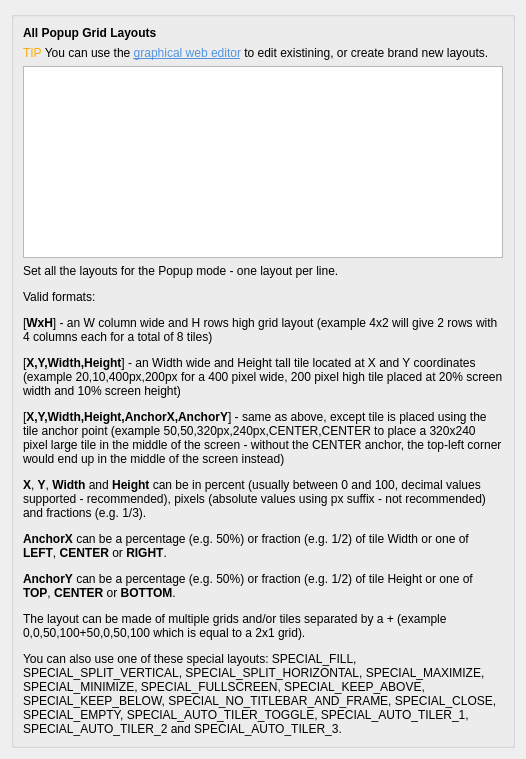
     <widget class="QWidget" name="tab_allPopupLayouts">
      <attribute name="icon">
       <iconset theme="input-tablet"/>
      </attribute>
      <attribute name="title">
       <string>All Layouts</string>
      </attribute>
      <layout class="QVBoxLayout" name="verticalLayout_whitelist">
       <item>
        <widget class="QGroupBox" name="groupBox_allPopupLayouts">
         <property name="title">
          <string/>
         </property>
         <layout class="QVBoxLayout" name="verticalLayout_applicationWhitelist">
          <item>
           <widget class="QLabel" name="label_59">
            <property name="text">
             <string>&lt;html&gt;&lt;head/&gt;&lt;body&gt;&lt;p&gt;&lt;span style=&quot; font-weight:700;&quot;&gt;All Popup Grid Layouts&lt;/span&gt;&lt;/p&gt;&lt;/body&gt;&lt;/html&gt;</string>
            </property>
           </widget>
          </item>
          <item>
           <widget class="QLabel" name="label_66">
            <property name="text">
             <string>&lt;html&gt;&lt;head/&gt;&lt;body&gt;&lt;p&gt;&lt;span style=&quot; color:#ffaa00;&quot;&gt;TIP&lt;/span&gt; You can use the &lt;a href=&quot;https://rxweb.epizy.com/mousetiler/editor.html&quot;&gt;&lt;span style=&quot; text-decoration: underline; color:#5294e2;&quot;&gt;graphical web editor&lt;/span&gt;&lt;/a&gt; to edit existining, or create brand new layouts.&lt;/p&gt;&lt;/body&gt;&lt;/html&gt;</string>
            </property>
            <property name="wordWrap">
             <bool>true</bool>
            </property>
            <property name="openExternalLinks">
             <bool>true</bool>
            </property>
           </widget>
          </item>
          <item>
           <widget class="QPlainTextEdit" name="kcfg_allPopupLayouts">
            <property name="sizePolicy">
             <sizepolicy hsizetype="Expanding" vsizetype="MinimumExpanding">
              <horstretch>0</horstretch>
              <verstretch>0</verstretch>
             </sizepolicy>
            </property>
            <property name="plainText">
             <string/>
            </property>
           </widget>
          </item>
          <item>
           <widget class="QLabel" name="label_allPopupLayoutsExplanation">
            <property name="text">
             <string>&lt;html&gt;&lt;head/&gt;&lt;body&gt;&lt;p&gt;Set all the layouts for the Popup mode - one layout per line.&lt;/p&gt;&lt;p&gt;Valid formats:&lt;/p&gt;&lt;p&gt;[&lt;span style=&quot; font-weight:700;&quot;&gt;WxH&lt;/span&gt;] - an W column wide and H rows high grid layout (example 4x2 will give 2 rows with 4 columns each for a total of 8 tiles)&lt;/p&gt;&lt;p&gt;[&lt;span style=&quot; font-weight:700;&quot;&gt;X,Y,Width,Height&lt;/span&gt;] - an Width wide and Height tall tile located at X and Y coordinates (example 20,10,400px,200px for a 400 pixel wide, 200 pixel high tile placed at 20% screen width and 10% screen height)&lt;/p&gt;&lt;p&gt;[&lt;span style=&quot; font-weight:700;&quot;&gt;X,Y,Width,Height,AnchorX,AnchorY&lt;/span&gt;] - same as above, except tile is placed using the tile anchor point (example 50,50,320px,240px,CENTER,CENTER to place a 320x240 pixel large tile in the middle of the screen - without the CENTER anchor, the top-left corner would end up in the middle of the screen instead)&lt;/p&gt;&lt;p&gt;&lt;span style=&quot; font-weight:700;&quot;&gt;X&lt;/span&gt;, &lt;span style=&quot; font-weight:700;&quot;&gt;Y&lt;/span&gt;, &lt;span style=&quot; font-weight:700;&quot;&gt;Width&lt;/span&gt; and &lt;span style=&quot; font-weight:700;&quot;&gt;Height&lt;/span&gt; can be in percent (usually between 0 and 100, decimal values supported - recommended), pixels (absolute values using px suffix - not recommended) and fractions (e.g. 1/3).&lt;/p&gt;&lt;p&gt;&lt;span style=&quot; font-weight:700;&quot;&gt;AnchorX&lt;/span&gt; can be a percentage (e.g. 50%) or fraction (e.g. 1/2) of tile Width or one of &lt;span style=&quot; font-weight:700;&quot;&gt;LEFT&lt;/span&gt;, &lt;span style=&quot; font-weight:700;&quot;&gt;CENTER&lt;/span&gt; or &lt;span style=&quot; font-weight:700;&quot;&gt;RIGHT&lt;/span&gt;.&lt;/p&gt;&lt;p&gt;&lt;span style=&quot; font-weight:700;&quot;&gt;AnchorY&lt;/span&gt; can be a percentage (e.g. 50%) or fraction (e.g. 1/2) of tile Height or one of &lt;span style=&quot; font-weight:700;&quot;&gt;TOP&lt;/span&gt;, &lt;span style=&quot; font-weight:700;&quot;&gt;CENTER&lt;/span&gt; or &lt;span style=&quot; font-weight:700;&quot;&gt;BOTTOM&lt;/span&gt;.&lt;/p&gt;&lt;p&gt;The layout can be made of multiple grids and/or tiles separated by a + (example 0,0,50,100+50,0,50,100 which is equal to a 2x1 grid).&lt;/p&gt;&lt;p&gt;You can also use one of these special layouts: SPECIAL_FILL, SPECIAL_SPLIT_VERTICAL, SPECIAL_SPLIT_HORIZONTAL, SPECIAL_MAXIMIZE, SPECIAL_MINIMIZE, SPECIAL_FULLSCREEN, SPECIAL_KEEP_ABOVE, SPECIAL_KEEP_BELOW, SPECIAL_NO_TITLEBAR_AND_FRAME, SPECIAL_CLOSE, SPECIAL_EMPTY, SPECIAL_AUTO_TILER_TOGGLE, SPECIAL_AUTO_TILER_1, SPECIAL_AUTO_TILER_2 and SPECIAL_AUTO_TILER_3.&lt;/p&gt;&lt;/body&gt;&lt;/html&gt;</string>
            </property>
            <property name="wordWrap">
             <bool>true</bool>
            </property>
           </widget>
          </item>
         </layout>
        </widget>
       </item>
      </layout>
     </widget>
